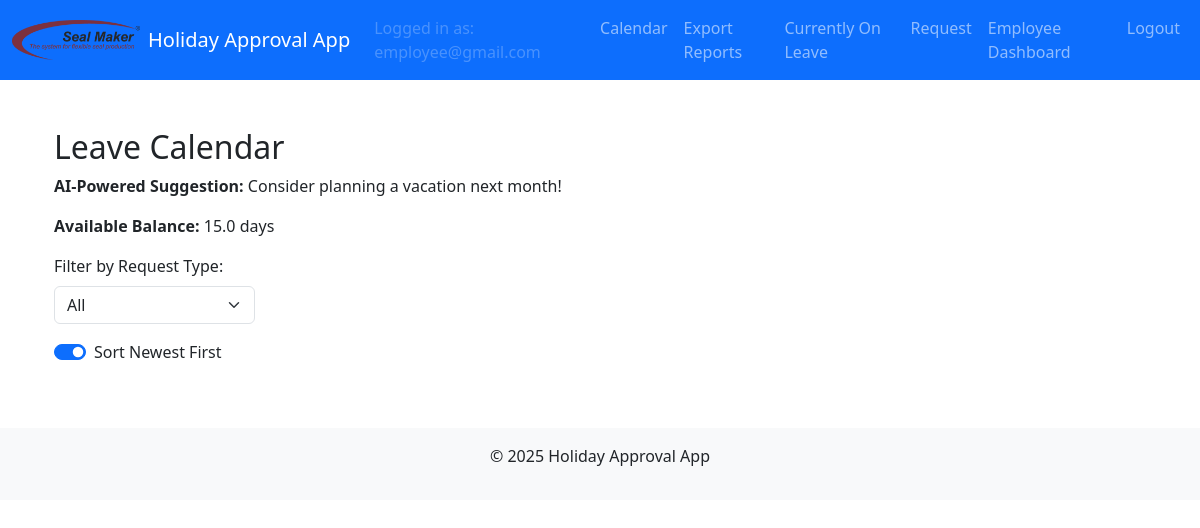
Page /calendar (signed in) on the earlier database version.
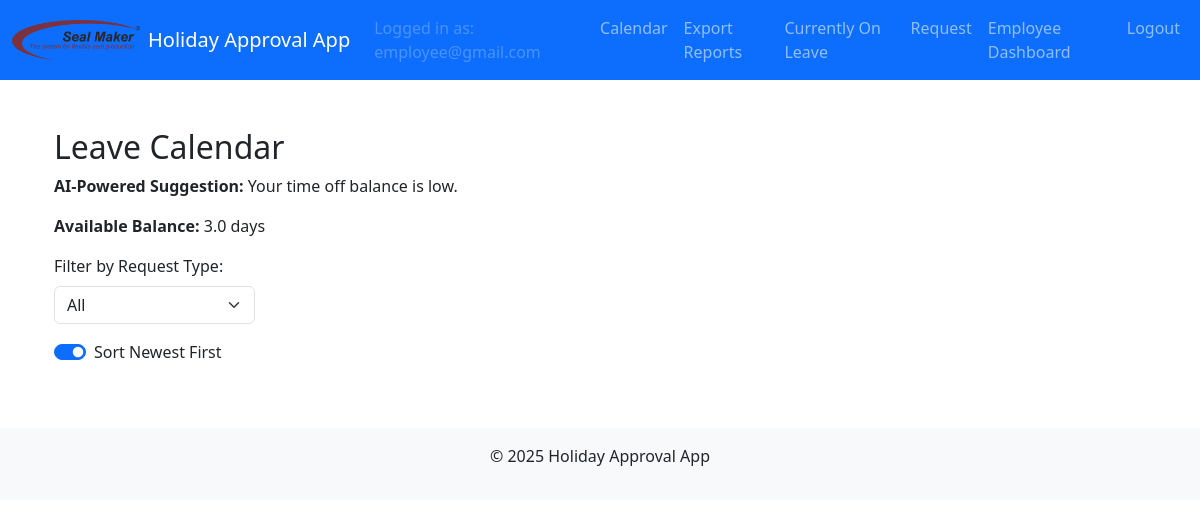
Same page on the later database version.
### models.py (models this page shows, shortened)
class User(UserMixin, db.Model):
    id = db.Column(db.Integer, primary_key=True)
    email = db.Column(db.String(120), unique=True, nullable=False)
    name = db.Column(db.String(120), nullable=True)           # Full name field
    cost_center = db.Column(db.String(50), nullable=True)       # Cost center field
    password_hash = db.Column(db.String(128), nullable=False)
    role = db.Column(db.String(20), nullable=False)             # Roles: employee, supervisor, manager, admin, hr, sub-admin
    time_off_balance = db.Column(db.Float, nullable=False, default=20.0, server_default="20.0")
    active = db.Column(db.Boolean, nullable=False, default=True, server_default="1")
    department = db.Column(db.String(100), nullable=True)       # Department field
    force_password_reset = db.Column(db.Boolean, nullable=False, default=False, server_default="0")

### main/routes.py (the view)
@main_bp.route('/calendar')
@login_required
def calendar():
    suggestion = ""
    if current_user.role == 'employee':
        if current_user.time_off_balance >= 10:
            suggestion = _("Consider planning a vacation next month!")
        else:
            suggestion = _("Your time off balance is low.")
    else:
        suggestion = _("View the overall leave calendar for your team.")
    return render_template('calendar.html', suggestion=suggestion)

### app.py (called while the page is built, shortened)
def create_app():
    app = Flask(__name__)
    app.config.from_object(Config)
    db.init_app(app)
    migrate.init_app(app, db)
    login_manager.init_app(app)
    bcrypt.init_app(app)
    mail.init_app(app)
    babel = Babel(app)
    babel.locale_selector_func = lambda: request.accept_languages.best_match(app.config['LANGUAGES'])
    @app.context_processor
    def inject_locale():
        return dict(get_locale=babel.locale_selector_func)
    login_manager.login_view = 'auth.login'
    @login_manager.user_loader
    def load_user(user_id):
        return User.query.get(int(user_id))

### templates/calendar.html (shortened to what this page needs)
{% extends "layout.html" %}
{% block content %}
<div class="container py-4">
  <h2>{{ _("Leave Calendar") }}</h2>
  <p><strong>{{ _("AI-Powered Suggestion:") }}</strong> {{ suggestion }}</p>
  {% if current_user.role == 'employee' %}
    <p><strong>{{ _("Available Balance:") }}</strong> {{ current_user.time_off_balance }} {{ _("days") }}</p>
  {% endif %}
  <div class="mb-3">
    <label for="filterType" class="form-label">{{ _("Filter by Request Type:") }}</label>
    <select id="filterType" class="form-select" style="width: auto;">
      <option value="all">{{ _("All") }}</option>
    </select>
  </div>
  <div class="mb-3">
    <div class="form-check form-switch">
      <input class="form-check-input" type="checkbox" id="sortOrderToggle" checked>
      <label class="form-check-label" for="sortOrderToggle">{{ _("Sort Newest First") }}</label>
    </div>
  </div>
</div>
<link href="https://cdn.jsdelivr.net/npm/fullcalendar@5.11.0/main.min.css" rel="stylesheet" />
{% endblock %}

### templates/layout.html (shortened to what this page needs)
<!doctype html>
<html lang="{{ get_locale() }}">
  <head>
    <link
      href="https://cdn.jsdelivr.net/npm/bootstrap@5.3.0/dist/css/bootstrap.min.css"
      rel="stylesheet"
    >
    <link rel="stylesheet" href="{{ url_for('static', filename='css/styles.css') }}">
  </head>
  <body>
    <nav class="navbar navbar-expand-lg navbar-dark bg-primary">
      <div class="container-fluid">
        <a class="navbar-brand d-flex align-items-center" href="{{ url_for('main.calendar') }}">
          <img
            src="{{ url_for('static', filename='img/logo.png') }}"
            alt="{{ _('Company Logo') }}"
            height="40"
            class="me-2"
          >
          <span>{{ _("Holiday Approval App") }}</span>
        </a>
        <div class="collapse navbar-collapse" id="navbarSupportedContent">
          <ul class="navbar-nav ms-auto">
            {% if current_user.is_authenticated %}
              <li class="nav-item">
                <span class="nav-link disabled">
                  {{ _("Logged in as:") }} {{ current_user.email }}
                </span>
              </li>
              <li class="nav-item">
                <a class="nav-link" href="{{ url_for('main.calendar') }}">{{ _("Calendar") }}</a>
              </li>
              <li class="nav-item">
                <a class="nav-link" href="{{ url_for('main.export_reports') }}">{{ _("Export Reports") }}</a>
              </li>
              <li class="nav-item">
                <a class="nav-link" href="{{ url_for('main.currently_on_leave') }}">{{ _("Currently On Leave") }}</a>
              </li>
              {% if current_user.role == 'employee' %}
                <li class="nav-item">
                  <a class="nav-link" href="{{ url_for('main.new_holiday_request') }}">{{ _("Request") }}</a>
                </li>
                <li class="nav-item">
                  <a class="nav-link" href="{{ url_for('main.employee_dashboard') }}">{{ _("Employee Dashboard") }}</a>
                </li>
              {% elif current_user.role == 'supervisor' %}
                <li class="nav-item">
                  <a class="nav-link" href="{{ url_for('main.supervisor_dashboard') }}">{{ _("Supervisor Dashboard") }}</a>
                </li>
              {% elif current_user.role == 'manager' %}
                <li class="nav-item">
                  <a class="nav-link" href="{{ url_for('main.manager_dashboard') }}">{{ _("Manager Dashboard") }}</a>
                </li>
              {% elif current_user.role == 'admin' %}
                <li class="nav-item">
                  <a class="nav-link" href="{{ url_for('admin.dashboard') }}">{{ _("Admin Dashboard") }}</a>
                </li>
              {% elif current_user.role == 'hr' %}
                <li class="nav-item">
                  <a class="nav-link" href="{{ url_for('hr.dashboard') }}">{{ _("HR Dashboard") }}</a>
                </li>
              {% elif current_user.role == 'management' %}
                <li class="nav-item">
                  <a class="nav-link" href="{{ url_for('main.management_dashboard') }}">{{ _("Management Dashboard") }}</a>
                </li>
              {% endif %}
              <li class="nav-item">
                <a class="nav-link" href="{{ url_for('auth.logout') }}">{{ _("Logout") }}</a>
              </li>
            {% else %}
              <li class="nav-item">
                <a class="nav-link" href="{{ url_for('auth.login') }}">{{ _("Login") }}</a>
              </li>
            {% endif %}
          </ul>
        </div>
      </div>
    </nav>
    <div class="container my-4">
      {% block content %}{% endblock %}
    </div>
    <footer class="bg-light text-center p-3">
      <div class="container">
        <p>&copy; 2025 {{ _("Holiday Approval App") }}</p>
      </div>
    </footer>
  </body>
</html>

Differences in the rows shown:
changed User "employee@gmail.com": time_off_balance "15.0" → "3.0"
Other differences:
{{ suggestion }}: "Consider planning a vacation next month!" → "Your time off balance is low."
